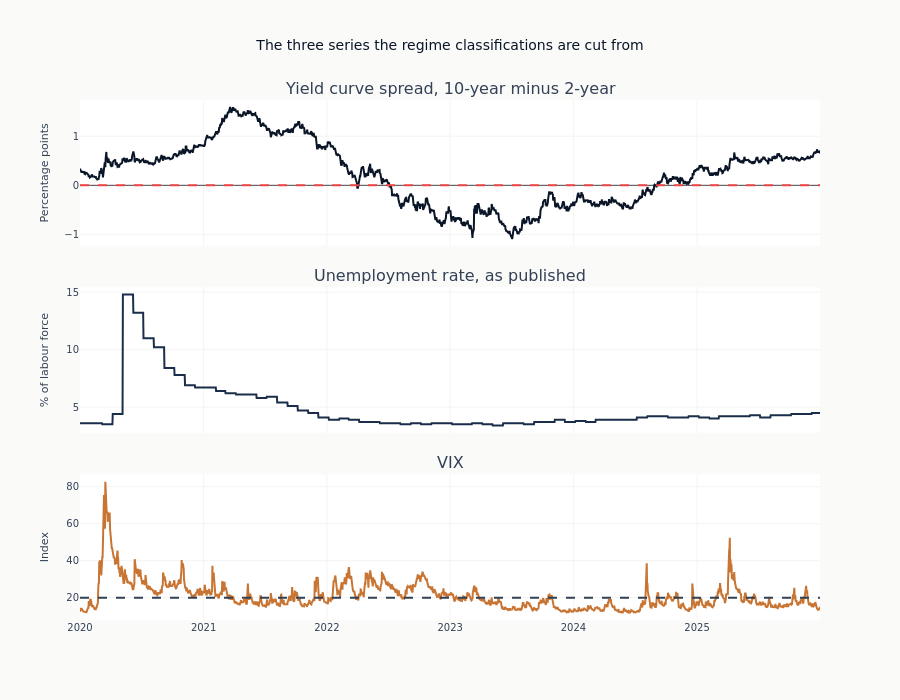

Notebook code for this chart:
### Markdown cell above
## 5. What the regimes look like

Three of the four regime classifications are worth seeing against the series that produced
them, because a threshold that never fires and a threshold that fires constantly are both
useless and both invisible from the definition alone.

### Code cell
viz = features.filter(pl.col("timestamp") >= pl.lit(VIZ_START).str.to_date()).to_pandas()

fig = make_subplots(
    rows=3,
    cols=1,
    shared_xaxes=True,
    subplot_titles=(
        "Yield curve spread, 10-year minus 2-year",
        "Unemployment rate, as published",
        "VIX",
    ),
    vertical_spacing=0.08,
)
fig.add_trace(
    go.Scatter(x=viz["timestamp"], y=viz["t10y2y"], mode="lines", line={"color": COLORS["blue"]}),
    row=1,
    col=1,
)
fig.add_hline(y=0, line_dash="dash", line_color=COLORS["negative"], row=1, col=1)
fig.add_trace(
    go.Scatter(x=viz["timestamp"], y=viz["unrate"], mode="lines", line={"color": COLORS["slate"]}),
    row=2,
    col=1,
)
fig.add_trace(
    go.Scatter(x=viz["timestamp"], y=viz["vixcls"], mode="lines", line={"color": COLORS["copper"]}),
    row=3,
    col=1,
)
fig.add_hline(y=20, line_dash="dash", line_color=COLORS["neutral"], row=3, col=1)
fig.update_yaxes(title_text="Percentage points", row=1, col=1)
fig.update_yaxes(title_text="% of labour force", row=2, col=1)
fig.update_yaxes(title_text="Index", row=3, col=1)
fig.update_layout(
    height=700,
    title_text="The three series the regime classifications are cut from",
    showlegend=False,
)
show_plotly_with_alt(
    fig,
    "Three stacked panels sharing a time axis from 2020: the ten-year minus two-year Treasury spread with a zero line, the unemployment rate as published, and the VIX with a rule at twenty.",
)

### Figure 1 — Plotly figure (JSON) as saved in the notebook; plotly's stock layout.template omitted (floating-point values rounded to 4 significant figures; data arrays with more than 128 entries replaced by an {"elided": "..."} marker saying what was removed)
{"data": [{"line": {"color": "#0a1628"}, "mode": "lines", "type": "scatter", "x": {"elided": "2192 str values"}, "xaxis": "x", "y": {"elided": "2192 float values"}, "yaxis": "y"}, {"line": {"color": "#1a2d4a"}, "mode": "lines", "type": "scatter", "x": {"elided": "2192 str values"}, "xaxis": "x2", "y": {"elided": "2192 float values"}, "yaxis": "y2"}, {"line": {"color": "#C87533"}, "mode": "lines", "type": "scatter", "x": {"elided": "2192 str values"}, "xaxis": "x3", "y": {"elided": "2192 float values"}, "yaxis": "y3"}], "layout": {"annotations": [{"font": {"size": 16}, "showarrow": false, "text": "Yield curve spread, 10-year minus 2-year", "x": 0.5, "xanchor": "center", "xref": "paper", "y": 1.0, "yanchor": "bottom", "yref": "paper"}, {"font": {"size": 16}, "showarrow": false, "text": "Unemployment rate, as published", "x": 0.5, "xanchor": "center", "xref": "paper", "y": 0.64, "yanchor": "bottom", "yref": "paper"}, {"font": {"size": 16}, "showarrow": false, "text": "VIX", "x": 0.5, "xanchor": "center", "xref": "paper", "y": 0.28, "yanchor": "bottom", "yref": "paper"}], "height": 700, "shapes": [{"line": {"color": "#ef4444", "dash": "dash"}, "type": "line", "x0": 0, "x1": 1, "xref": "x domain", "y0": 0, "y1": 0, "yref": "y"}, {"line": {"color": "#334155", "dash": "dash"}, "type": "line", "x0": 0, "x1": 1, "xref": "x3 domain", "y0": 20, "y1": 20, "yref": "y3"}], "showlegend": false, "title": {"text": "The three series the regime classifications are cut from"}, "xaxis": {"anchor": "y", "domain": [0.0, 1.0], "matches": "x3", "showticklabels": false}, "xaxis2": {"anchor": "y2", "domain": [0.0, 1.0], "matches": "x3", "showticklabels": false}, "xaxis3": {"anchor": "y3", "domain": [0.0, 1.0]}, "yaxis": {"anchor": "x", "domain": [0.72, 1.0], "title": {"text": "Percentage points"}}, "yaxis2": {"anchor": "x2", "domain": [0.36, 0.64], "title": {"text": "% of labour force"}}, "yaxis3": {"anchor": "x3", "domain": [0.0, 0.28], "title": {"text": "Index"}}}}
